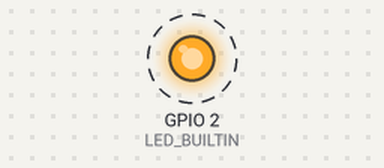
The sketch below on a simulated ESP32. Parts: output pins drawn as LEDs (lit = HIGH). Dashed ring = blinking.

Above: at 0.2 s.
Timing chart, 0 to 3.0 s (numbered marks = the images above):
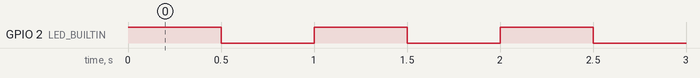

The sketch:

part_3_1.ino
```cpp
#if CONFIG_FREERTOS_UNICORE
static const BaseType_t app_cpu = 0;
#else
static const BaseType_t app_cpu = 1;
#endif

int LED_BUILTIN = 2;
TaskHandle_t Task1;

void task1(void* parameters) {
  while(1) {
    digitalWrite(LED_BUILTIN, HIGH);
    vTaskDelay(500 / portTICK_PERIOD_MS);
    digitalWrite(LED_BUILTIN, LOW);
    vTaskDelay(500 / portTICK_PERIOD_MS);
  }
}

void setup() {
  pinMode(LED_BUILTIN, OUTPUT);
  xTaskCreatePinnedToCore(task1, "Task 1", 1000, NULL, 1, &Task1, 1);
}

void loop() {}
```

Measured:
- by itself, GPIO 2 (LED_BUILTIN): alternates HIGH for 0.50 s and LOW for 0.50 s
